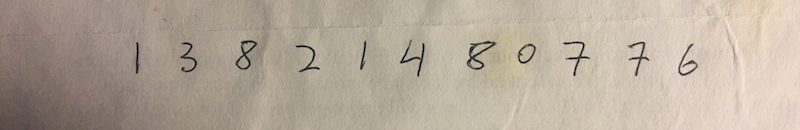
#> input picture caseStudyHandwritingRecognition/data/img1.jpg, 800 x 130 px
$ python equalizer.py --image ../../caseStudyHandwritingRecognition/data/img1.jpg
#> lines starting #> are read from the running program, lines starting #| are printed output that depends on the picture
from matplotlib import pylab as plt
import numpy as np
import argparse
import cv2

ap = argparse.ArgumentParser()
ap.add_argument('-i', '--image', required=True, help='Path to the image')
args = vars(ap.parse_args())

image = cv2.imread(args['image'])
#> image is the input picture: shape (130, 800, 3); mean B, G, R 154.4, 169.2, 181.1
cv2.imshow('Original', image)

gray = cv2.cvtColor(image, cv2.COLOR_BGR2GRAY)
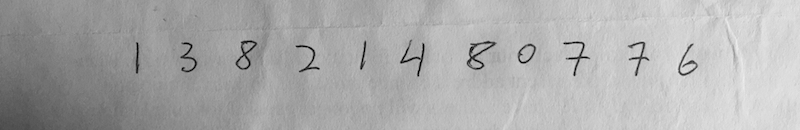
#> gray: shape (130, 800); min 0, max 237, mean 171.1
cv2.imshow('Gray', gray)

eq = cv2.equalizeHist(gray)
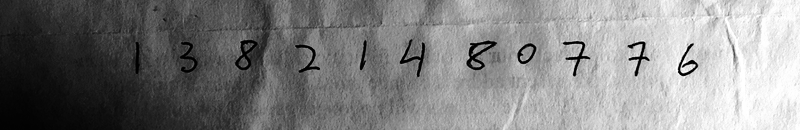
#> eq: shape (130, 800); min 0, max 255, mean 128.6
cv2.imshow('Histogram Equalization', np.hstack([gray, eq]))
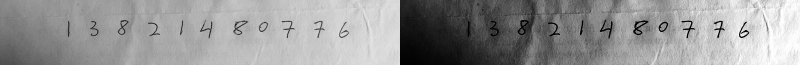
#> window 'Histogram Equalization': shape (130, 1600) (shown at 1/2 size); min 0, max 255, mean 149.8
cv2.waitKey(0)
